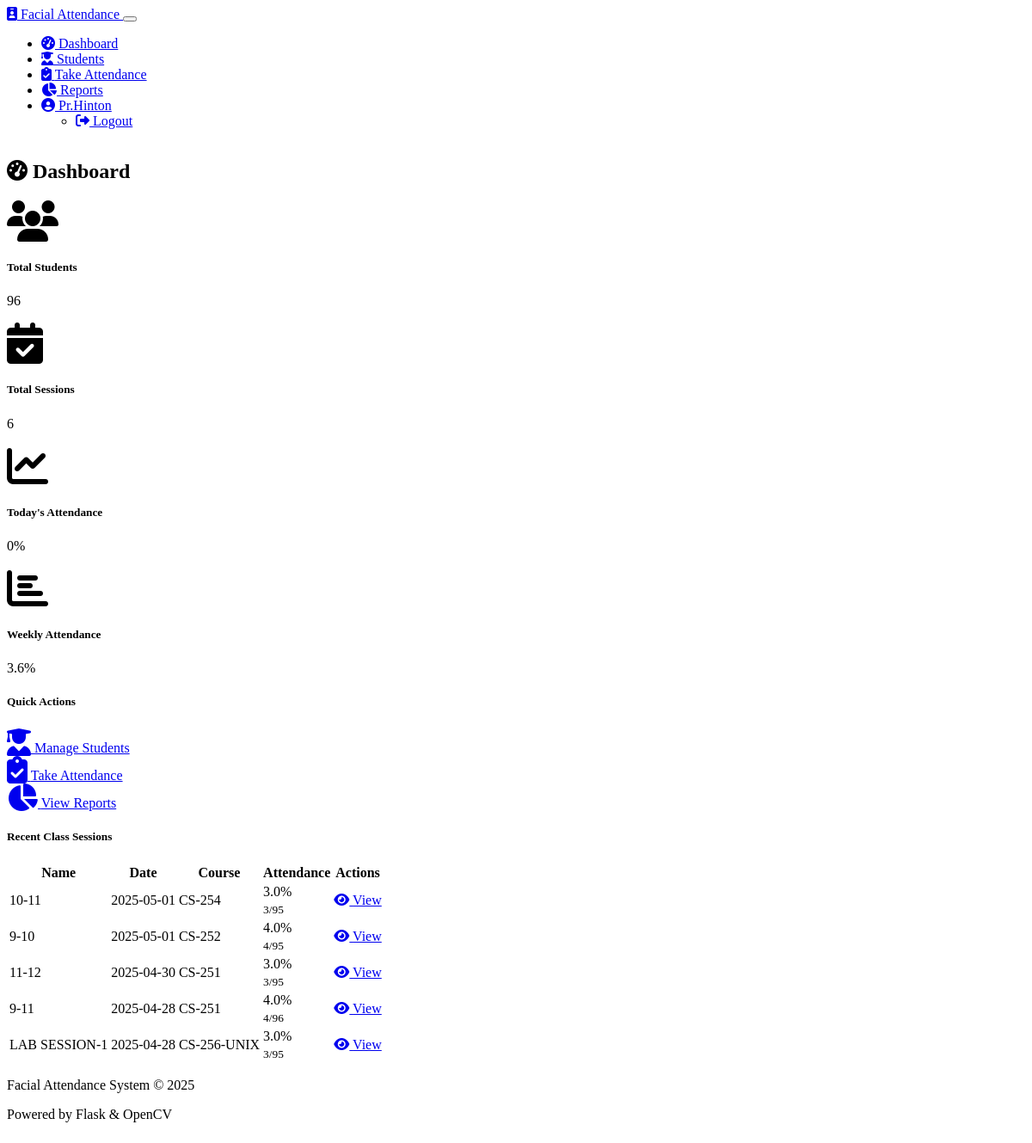
Page /dashboard (signed in) on the committed database.
### models.py (models this page shows, shortened)
class User(UserMixin, db.Model):
    id = db.Column(db.Integer, primary_key=True)
    username = db.Column(db.String(64), unique=True, nullable=False)
    email = db.Column(db.String(120), unique=True, nullable=False)
    password_hash = db.Column(db.String(256), nullable=False)
    is_admin = db.Column(db.Boolean, default=False)
    created_at = db.Column(db.DateTime, default=datetime.utcnow)

class ClassSession(db.Model):
    id = db.Column(db.Integer, primary_key=True)
    name = db.Column(db.String(100), nullable=False)
    date = db.Column(db.Date, nullable=False, index=True)
    time = db.Column(db.Time, nullable=True)
    course = db.Column(db.String(100), nullable=True)
    total_students = db.Column(db.Integer, default=0)
    present_students = db.Column(db.Integer, default=0)
    creator_id = db.Column(db.Integer, db.ForeignKey('user.id'), nullable=True)
    created_at = db.Column(db.DateTime, default=datetime.utcnow)
    attendances = db.relationship('Attendance', backref='class_session', lazy=True)

### routes.py (the view)
@app.route('/dashboard')
@login_required
def dashboard():
    recent_sessions = ClassSession.query.order_by(ClassSession.date.desc()).limit(5).all()
    today = date.today()
    week_ago = today - timedelta(days=7)
    today_attendance = ClassSession.query.filter(ClassSession.date == today).all()
    week_attendance = ClassSession.query.filter(ClassSession.date >= week_ago).all()
    total_students = Student.query.count()
    total_sessions = ClassSession.query.count()
    today_percentage = 0
    week_percentage = 0
    if today_attendance:
        present_today = sum(session.present_students for session in today_attendance)
        total_today = sum(session.total_students for session in today_attendance)
        today_percentage = (present_today / total_today * 100) if total_today > 0 else 0
    if week_attendance:
        present_week = sum(session.present_students for session in week_attendance)
        total_week = sum(session.total_students for session in week_attendance)
        week_percentage = (present_week / total_week * 100) if total_week > 0 else 0
    return render_template('dashboard.html',
                          recent_sessions=recent_sessions,
                          total_students=total_students,
                          total_sessions=total_sessions,
                          today_percentage=today_percentage,
                          week_percentage=week_percentage)

### app.py (called while the page is built)
@login_manager.user_loader
def load_user(user_id):
    from models import User
    return User.query.get(int(user_id))

### routes.py (called while the page is built)
@app.context_processor
def inject_now():
    return {'now': datetime.now()}

### templates/dashboard.html (shortened to what this page needs)
{% extends 'base.html' %}
{% block content %}
<div class="row mb-4">
    <div class="col-12">
        <h2 class="mb-4">
            <i class="fas fa-tachometer-alt text-primary me-2"></i>
            Dashboard
        </h2>
    </div>
</div>
<div class="row mb-4">
    <div class="col-md-3 mb-3">
        <div class="card text-center h-100 shadow-sm">
            <div class="card-body">
                <i class="fas fa-users fa-3x text-primary mb-3"></i>
                <h5 class="card-title">Total Students</h5>
                <p class="card-text display-6">{{ total_students }}</p>
            </div>
        </div>
    </div>
    <div class="col-md-3 mb-3">
        <div class="card text-center h-100 shadow-sm">
            <div class="card-body">
                <i class="fas fa-calendar-check fa-3x text-success mb-3"></i>
                <h5 class="card-title">Total Sessions</h5>
                <p class="card-text display-6">{{ total_sessions }}</p>
            </div>
        </div>
    </div>
    <div class="col-md-3 mb-3">
        <div class="card text-center h-100 shadow-sm">
            <div class="card-body">
                <i class="fas fa-chart-line fa-3x text-info mb-3"></i>
                <h5 class="card-title">Today's Attendance</h5>
                <p class="card-text display-6">{{ today_percentage|round(1) }}%</p>
            </div>
        </div>
    </div>
    <div class="col-md-3 mb-3">
        <div class="card text-center h-100 shadow-sm">
            <div class="card-body">
                <i class="fas fa-chart-bar fa-3x text-warning mb-3"></i>
                <h5 class="card-title">Weekly Attendance</h5>
                <p class="card-text display-6">{{ week_percentage|round(1) }}%</p>
            </div>
        </div>
    </div>
</div>
<div class="row mb-4">
    <div class="col-12">
        <div class="card shadow-sm">
            <div class="card-header bg-primary text-white">
                <h5 class="mb-0">Quick Actions</h5>
            </div>
            <div class="card-body">
                <div class="row">
                    <div class="col-sm-6 col-md-4 mb-3">
                        <a href="{{ url_for('students') }}" class="btn btn-outline-primary d-flex flex-column align-items-center p-3 h-100 w-100">
                            <i class="fas fa-user-graduate fa-2x mb-2"></i>
                            <span>Manage Students</span>
                        </a>
                    </div>
                    <div class="col-sm-6 col-md-4 mb-3">
                        <a href="{{ url_for('take_attendance') }}" class="btn btn-outline-primary d-flex flex-column align-items-center p-3 h-100 w-100">
                            <i class="fas fa-clipboard-check fa-2x mb-2"></i>
                            <span>Take Attendance</span>
                        </a>
                    </div>
                    <div class="col-sm-6 col-md-4 mb-3">
                        <a href="{{ url_for('reports') }}" class="btn btn-outline-primary d-flex flex-column align-items-center p-3 h-100 w-100">
                            <i class="fas fa-chart-pie fa-2x mb-2"></i>
                            <span>View Reports</span>
                        </a>
                    </div>
                </div>
            </div>
        </div>
    </div>
</div>
<div class="row">
    <div class="col-12">
        <div class="card shadow-sm">
            <div class="card-header bg-primary text-white">
                <h5 class="mb-0">Recent Class Sessions</h5>
            </div>
            <div class="card-body">
                {% if recent_sessions %}
                <div class="table-responsive">
                    <table class="table table-hover">
                        <thead>
                            <tr>
                                <th>Name</th>
                                <th>Date</th>
                                <th>Course</th>
                                <th>Attendance</th>
                                <th>Actions</th>
                            </tr>
                        </thead>
                        <tbody>
                            {% for session in recent_sessions %}
                            <tr>
                                <td>{{ session.name }}</td>
                                <td>{{ session.date.strftime('%Y-%m-%d') }}</td>
                                <td>{{ session.course or 'N/A' }}</td>
                                <td>
                                    <div class="progress" style="height: 20px;">
                                        {% set percentage = (session.present_students / session.total_students * 100) if session.total_students > 0 else 0 %}
                                        <div class="progress-bar bg-success" role="progressbar"
                                            style="width: {{ percentage }}%;"
                                            aria-valuenow="{{ percentage|round }}"
                                            aria-valuemin="0"
                                            aria-valuemax="100">
                                            {{ percentage|round }}%
                                        </div>
                                    </div>
                                    <small class="text-muted">{{ session.present_students }}/{{ session.total_students }}</small>
                                </td>
                                <td>
                                    <a href="{{ url_for('attendance', session_id=session.id) }}" class="btn btn-sm btn-primary">
                                        <i class="fas fa-eye"></i> View
                                    </a>
                                </td>
                            </tr>
                            {% endfor %}
                        </tbody>
                    </table>
                </div>
                {% else %}
                <div class="alert alert-info">
                    <i class="fas fa-info-circle me-2"></i>
                    No class sessions found. Start by <a href="{{ url_for('take_attendance') }}">taking attendance</a>.
                </div>
                {% endif %}
            </div>
        </div>
    </div>
</div>
{% endblock %}

### templates/base.html (shortened to what this page needs)
<!DOCTYPE html>
<html lang="en" data-bs-theme="dark">
<head>
    <link rel="stylesheet" href="https://cdn.replit.com/agent/bootstrap-agent-dark-theme.min.css">
    <link rel="stylesheet" href="https://cdnjs.cloudflare.com/ajax/libs/font-awesome/6.2.0/css/all.min.css">
    <link rel="stylesheet" href="{{ url_for('static', filename='css/style.css') }}">
</head>
<body>
    <nav class="navbar navbar-expand-lg navbar-dark bg-dark">
        <div class="container">
            <a class="navbar-brand" href="{{ url_for('index') }}">
                <i class="fas fa-id-badge me-2"></i>
                Facial Attendance
            </a>
            <button class="navbar-toggler" type="button" data-bs-toggle="collapse" data-bs-target="#navbarNav">
            </button>
            <div class="collapse navbar-collapse" id="navbarNav">
                <ul class="navbar-nav ms-auto">
                    {% if current_user.is_authenticated %}
                    <li class="nav-item">
                        <a class="nav-link {% if request.endpoint == 'dashboard' %}active{% endif %}" href="{{ url_for('dashboard') }}">
                            <i class="fas fa-tachometer-alt me-1"></i> Dashboard
                        </a>
                    </li>
                    <li class="nav-item">
                        <a class="nav-link {% if request.endpoint == 'students' %}active{% endif %}" href="{{ url_for('students') }}">
                            <i class="fas fa-user-graduate me-1"></i> Students
                        </a>
                    </li>
                    <li class="nav-item">
                        <a class="nav-link {% if request.endpoint == 'take_attendance' %}active{% endif %}" href="{{ url_for('take_attendance') }}">
                            <i class="fas fa-clipboard-check me-1"></i> Take Attendance
                        </a>
                    </li>
                    <li class="nav-item">
                        <a class="nav-link {% if request.endpoint == 'reports' %}active{% endif %}" href="{{ url_for('reports') }}">
                            <i class="fas fa-chart-pie me-1"></i> Reports
                        </a>
                    </li>
                    <li class="nav-item dropdown">
                        <a class="nav-link dropdown-toggle" href="#" id="userDropdown" role="button" data-bs-toggle="dropdown">
                            <i class="fas fa-user-circle me-1"></i> {{ current_user.username }}
                        </a>
                        <ul class="dropdown-menu dropdown-menu-end">
                            <li>
                                <a class="dropdown-item" href="{{ url_for('logout') }}">
                                    <i class="fas fa-sign-out-alt me-1"></i> Logout
                                </a>
                            </li>
                        </ul>
                    </li>
                    {% endif %}
                </ul>
            </div>
        </div>
    </nav>
    <main class="container py-4">
        {% block content %}{% endblock %}
    </main>
    <footer class="footer bg-dark text-light py-3 mt-5">
        <div class="container text-center">
            <p class="mb-0">Facial Attendance System &copy; {{ now.year }}</p>
            <p class="small text-muted mb-0">Powered by Flask & OpenCV</p>
        </div>
    </footer>
</body>
</html>

### static/css/style.css (style rules this page uses)
body { min-height: 100vh; display: flex; flex-direction: column; }
main { flex: 1; }
.card { transition: transform 0.2s ease-in-out, box-shadow 0.2s ease-in-out; }
.footer { margin-top: auto; }

### rows in the picture
User: username "Pr.Hinton"
ClassSession: name "10-11", date "2025-05-01", course "CS-254", {{ percentage }} 3.1578947368421053 (drawn), percentage "3.0", present_students "3", total_students "95"
ClassSession: name "9-10", date "2025-05-01", course "CS-252", {{ percentage }} 4.2105263157894735 (drawn), percentage "4.0", present_students "4", total_students "95"
ClassSession: name "11-12", date "2025-04-30", course "CS-251", {{ percentage }} 3.1578947368421053 (drawn), percentage "3.0", present_students "3", total_students "95"
ClassSession: name "9-11", date "2025-04-28", course "CS-251", {{ percentage }} 4.166666666666666 (drawn), percentage "4.0", present_students "4", total_students "96"
ClassSession: name "LAB SESSION-1", date "2025-04-28", course "CS-256-UNIX", {{ percentage }} 3.1578947368421053 (drawn), percentage "3.0", present_students "3", total_students "95"

### other values in the picture
{{ total_students }} "96"
{{ total_sessions }} "6"
{{ today_percentage|round(1) }} "0"
{{ week_percentage|round(1) }} "3.6"
